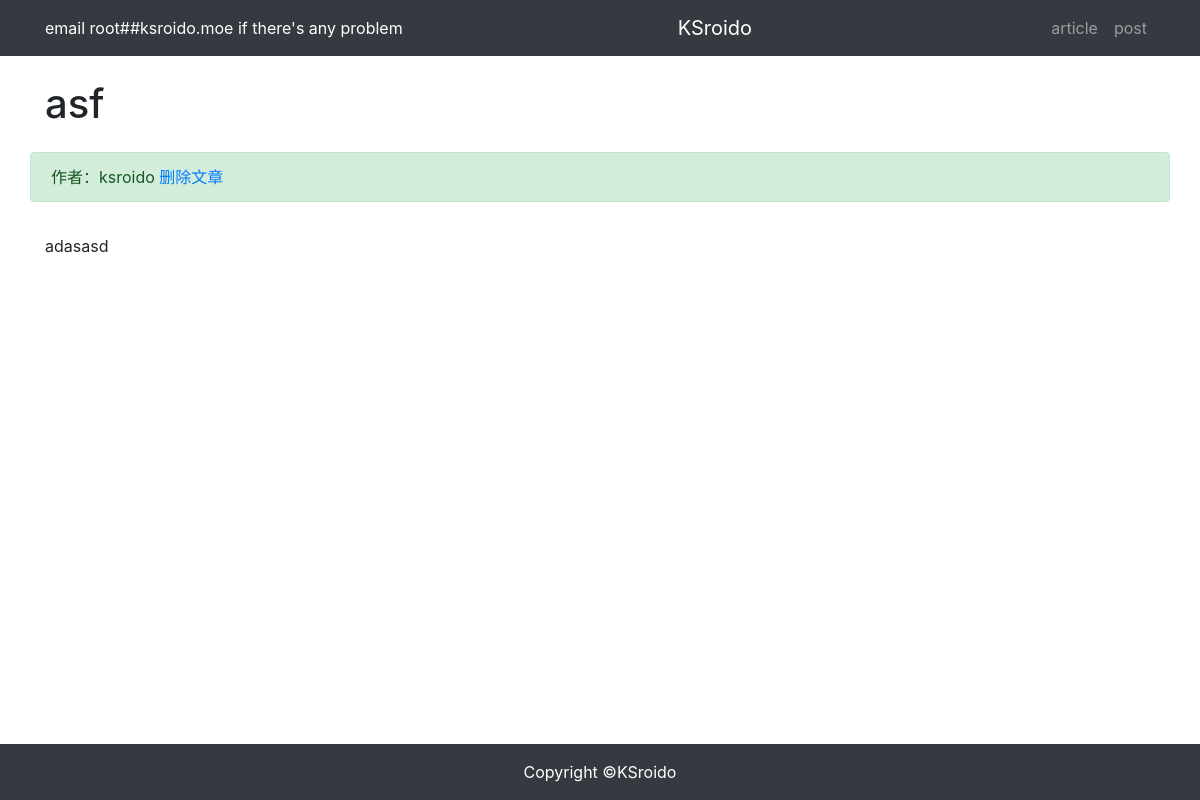
Screenshot of /article/article-detail/7/ with the database file from the repository.
### article/models.py (models this page shows, shortened)
class ArticlePost(models.Model):
    author = models.ForeignKey(User, on_delete=models.CASCADE, default=1)  # set default to User.id=1
    title = models.CharField(max_length=64)
    body = models.TextField()
    createdTime = models.DateTimeField(default=timezone.now)  # 初始化时写入默认值为当前时间
    updatedTime = models.DateTimeField(auto_now=True)  # 每次access时自动修改为当前时间
    class Meta:
        ordering = ('-createdTime',)

### article/views.py (the view)
# urls.py: path('article-detail/<int:id>/', views.article_details, name='article_detail'),
def article_details(request, id):
    article = ArticlePost.objects.get(id=id)
    article.body = markdown.markdown(
        article.body,
        extensions=[
            'markdown.extensions.extra',
            'markdown.extensions.codehilite',
        ])
    context = {'article': article}
    return render(request, 'article/detail.html', context)

### templates/article/detail.html (shortened to what this page needs)
{% extends "base.html" %}
{% block content %}
<div class="container">
    <div class="row">
        <h1 class="col-12 mt-4 mb-4">{{ article.title }}</h1>
        <div class="col-12 alert alert-success">作者：{{ article.author }}
          <a href="javascript:void(0)" onclick="confirm_safe_delete()">删除文章</a>
        </div>
        <div class="col-12">
            <p>{{ article.body|safe }}</p>
        </div>
    </div>
</div>
{% endblock content %}

### rows the page displays
ArticlePost: title "asf", author "ksroido", body "adasasd"
